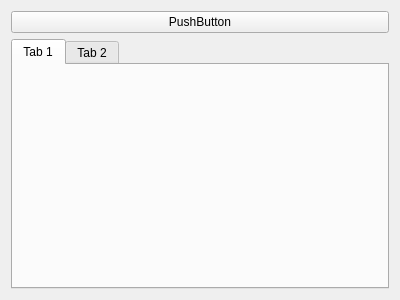
<?xml version="1.0" encoding="UTF-8"?>
<ui version="4.0">
 <class>Form</class>
 <widget class="QWidget" name="Form">
  <property name="geometry">
   <rect>
    <x>0</x>
    <y>0</y>
    <width>400</width>
    <height>300</height>
   </rect>
  </property>
  <property name="windowTitle">
   <string>Form</string>
  </property>
  <layout class="QVBoxLayout" name="verticalLayout">
   <item>
    <widget class="QPushButton" name="pushButton">
     <property name="text">
      <string>PushButton</string>
     </property>
    </widget>
   </item>
   <item>
    <widget class="QTabWidget" name="tabWidget">
     <widget class="QWidget" name="tab">
      <attribute name="title">
       <string>Tab 1</string>
      </attribute>
     </widget>
     <widget class="QWidget" name="tab_2">
      <attribute name="title">
       <string>Tab 2</string>
      </attribute>
     </widget>
    </widget>
   </item>
  </layout>
 </widget>
 <resources/>
 <connections/>
</ui>
